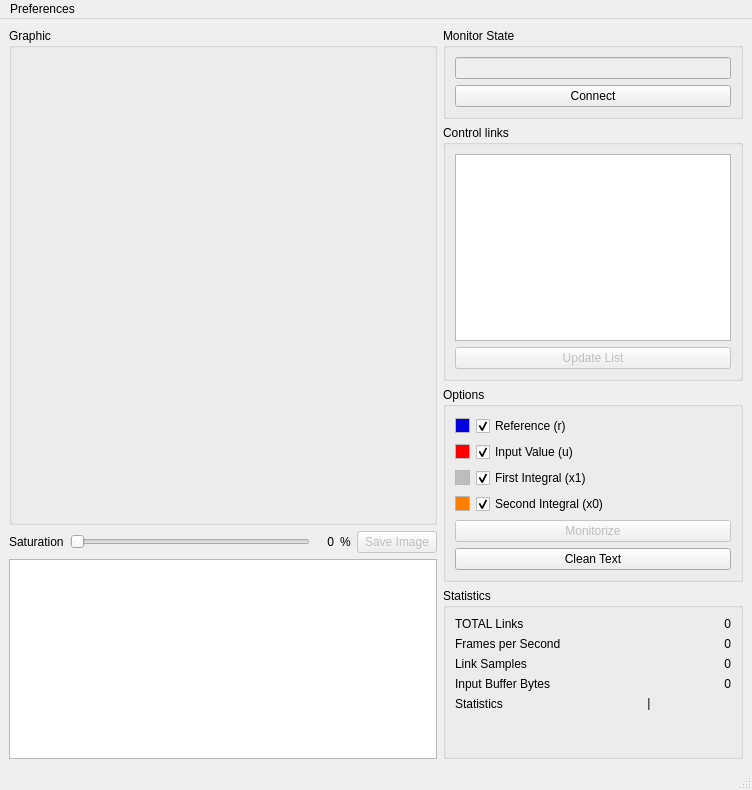
<?xml version="1.0" encoding="UTF-8"?>
<ui version="4.0">
 <class>MainWindow</class>
 <widget class="QMainWindow" name="MainWindow">
  <property name="geometry">
   <rect>
    <x>0</x>
    <y>0</y>
    <width>752</width>
    <height>790</height>
   </rect>
  </property>
  <property name="windowTitle">
   <string>Distributed Control Systems Monitor</string>
  </property>
  <widget class="QWidget" name="centralwidget">
   <layout class="QHBoxLayout" name="horizontalLayout_2">
    <item>
     <layout class="QVBoxLayout" name="verticalLayout_6">
      <item>
       <widget class="QGroupBox" name="groupBox_graphic">
        <property name="sizePolicy">
         <sizepolicy hsizetype="Expanding" vsizetype="Expanding">
          <horstretch>0</horstretch>
          <verstretch>0</verstretch>
         </sizepolicy>
        </property>
        <property name="minimumSize">
         <size>
          <width>0</width>
          <height>200</height>
         </size>
        </property>
        <property name="title">
         <string>Graphic</string>
        </property>
        <layout class="QVBoxLayout" name="verticalLayout_4">
         <item>
          <widget class="MplWidget" name="mplWidget" native="true">
           <property name="sizePolicy">
            <sizepolicy hsizetype="Expanding" vsizetype="Expanding">
             <horstretch>0</horstretch>
             <verstretch>0</verstretch>
            </sizepolicy>
           </property>
          </widget>
         </item>
        </layout>
       </widget>
      </item>
      <item>
       <layout class="QHBoxLayout" name="horizontalLayout">
        <item>
         <widget class="QLabel" name="label_saturation">
          <property name="text">
           <string>Saturation</string>
          </property>
         </widget>
        </item>
        <item>
         <widget class="QSlider" name="slider_saturation">
          <property name="enabled">
           <bool>false</bool>
          </property>
          <property name="orientation">
           <enum>Qt::Horizontal</enum>
          </property>
         </widget>
        </item>
        <item>
         <widget class="QLabel" name="label_percent_value">
          <property name="minimumSize">
           <size>
            <width>18</width>
            <height>0</height>
           </size>
          </property>
          <property name="toolTip">
           <string notr="true"/>
          </property>
          <property name="statusTip">
           <string notr="true"/>
          </property>
          <property name="lineWidth">
           <number>2</number>
          </property>
          <property name="midLineWidth">
           <number>2</number>
          </property>
          <property name="text">
           <string notr="true">0</string>
          </property>
          <property name="textFormat">
           <enum>Qt::AutoText</enum>
          </property>
          <property name="scaledContents">
           <bool>true</bool>
          </property>
          <property name="alignment">
           <set>Qt::AlignRight|Qt::AlignTrailing|Qt::AlignVCenter</set>
          </property>
          <property name="margin">
           <number>0</number>
          </property>
         </widget>
        </item>
        <item>
         <widget class="QLabel" name="label_percent_symbol">
          <property name="toolTip">
           <string notr="true"/>
          </property>
          <property name="statusTip">
           <string notr="true"/>
          </property>
          <property name="text">
           <string>%</string>
          </property>
         </widget>
        </item>
        <item>
         <widget class="QPushButton" name="pushButton_save">
          <property name="enabled">
           <bool>false</bool>
          </property>
          <property name="text">
           <string>Save Image</string>
          </property>
         </widget>
        </item>
       </layout>
      </item>
      <item>
       <widget class="QTextBrowser" name="textBrowser">
        <property name="maximumSize">
         <size>
          <width>16777215</width>
          <height>200</height>
         </size>
        </property>
       </widget>
      </item>
     </layout>
    </item>
    <item>
     <layout class="QVBoxLayout" name="verticalLayout_5">
      <item>
       <widget class="QGroupBox" name="groupBox_state">
        <property name="maximumSize">
         <size>
          <width>300</width>
          <height>16777215</height>
         </size>
        </property>
        <property name="title">
         <string>Monitor State</string>
        </property>
        <layout class="QVBoxLayout" name="verticalLayout_7">
         <item>
          <widget class="QLineEdit" name="lineEdit_state">
           <property name="enabled">
            <bool>false</bool>
           </property>
           <property name="alignment">
            <set>Qt::AlignCenter</set>
           </property>
          </widget>
         </item>
         <item>
          <widget class="QPushButton" name="pushButton_connect">
           <property name="text">
            <string>Connect</string>
           </property>
           <property name="checkable">
            <bool>true</bool>
           </property>
          </widget>
         </item>
        </layout>
       </widget>
      </item>
      <item>
       <widget class="QGroupBox" name="groupBox_links">
        <property name="maximumSize">
         <size>
          <width>300</width>
          <height>16777215</height>
         </size>
        </property>
        <property name="title">
         <string>Control links</string>
        </property>
        <layout class="QVBoxLayout" name="verticalLayout_3">
         <item>
          <widget class="QListWidget" name="listWidget_link">
           <property name="maximumSize">
            <size>
             <width>16777215</width>
             <height>16777215</height>
            </size>
           </property>
          </widget>
         </item>
         <item>
          <widget class="QPushButton" name="pushButton_reload">
           <property name="enabled">
            <bool>false</bool>
           </property>
           <property name="text">
            <string>Update List</string>
           </property>
           <property name="checkable">
            <bool>true</bool>
           </property>
          </widget>
         </item>
        </layout>
       </widget>
      </item>
      <item>
       <widget class="QGroupBox" name="groupBox_options">
        <property name="sizePolicy">
         <sizepolicy hsizetype="Preferred" vsizetype="Expanding">
          <horstretch>0</horstretch>
          <verstretch>0</verstretch>
         </sizepolicy>
        </property>
        <property name="maximumSize">
         <size>
          <width>300</width>
          <height>16777215</height>
         </size>
        </property>
        <property name="title">
         <string>Options</string>
        </property>
        <layout class="QVBoxLayout" name="verticalLayout_2">
         <item>
          <layout class="QFormLayout" name="formLayout_2">
           <property name="fieldGrowthPolicy">
            <enum>QFormLayout::AllNonFixedFieldsGrow</enum>
           </property>
           <item row="0" column="0">
            <widget class="QTextBrowser" name="textBrowser_color_r">
             <property name="maximumSize">
              <size>
               <width>15</width>
               <height>15</height>
              </size>
             </property>
             <property name="verticalScrollBarPolicy">
              <enum>Qt::ScrollBarAlwaysOff</enum>
             </property>
             <property name="horizontalScrollBarPolicy">
              <enum>Qt::ScrollBarAlwaysOff</enum>
             </property>
             <property name="html">
              <string>&lt;!DOCTYPE HTML PUBLIC &quot;-//W3C//DTD HTML 4.0//EN&quot; &quot;http://www.w3.org/TR/REC-html40/strict.dtd&quot;&gt;
&lt;html&gt;&lt;head&gt;&lt;meta name=&quot;qrichtext&quot; content=&quot;1&quot; /&gt;&lt;style type=&quot;text/css&quot;&gt;
p, li { white-space: pre-wrap; }
&lt;/style&gt;&lt;/head&gt;&lt;body style=&quot; font-family:'Ubuntu'; font-size:11pt; font-weight:400; font-style:normal;&quot; bgcolor=&quot;#0101df&quot;&gt;
&lt;p style=&quot;-qt-paragraph-type:empty; margin-top:0px; margin-bottom:0px; margin-left:0px; margin-right:0px; -qt-block-indent:0; text-indent:0px;&quot;&gt;&lt;/p&gt;&lt;/body&gt;&lt;/html&gt;</string>
             </property>
            </widget>
           </item>
           <item row="0" column="1">
            <widget class="QCheckBox" name="checkBox_R">
             <property name="text">
              <string>Reference (r)</string>
             </property>
             <property name="checked">
              <bool>true</bool>
             </property>
             <property name="tristate">
              <bool>false</bool>
             </property>
            </widget>
           </item>
           <item row="1" column="1">
            <widget class="QCheckBox" name="checkBox_U">
             <property name="text">
              <string>Input Value (u)</string>
             </property>
             <property name="checked">
              <bool>true</bool>
             </property>
            </widget>
           </item>
           <item row="1" column="0">
            <widget class="QTextBrowser" name="textBrowser_color_u">
             <property name="maximumSize">
              <size>
               <width>15</width>
               <height>15</height>
              </size>
             </property>
             <property name="verticalScrollBarPolicy">
              <enum>Qt::ScrollBarAlwaysOff</enum>
             </property>
             <property name="horizontalScrollBarPolicy">
              <enum>Qt::ScrollBarAlwaysOff</enum>
             </property>
             <property name="html">
              <string>&lt;!DOCTYPE HTML PUBLIC &quot;-//W3C//DTD HTML 4.0//EN&quot; &quot;http://www.w3.org/TR/REC-html40/strict.dtd&quot;&gt;
&lt;html&gt;&lt;head&gt;&lt;meta name=&quot;qrichtext&quot; content=&quot;1&quot; /&gt;&lt;style type=&quot;text/css&quot;&gt;
p, li { white-space: pre-wrap; }
&lt;/style&gt;&lt;/head&gt;&lt;body style=&quot; font-family:'Ubuntu'; font-size:11pt; font-weight:400; font-style:normal;&quot; bgcolor=&quot;#ff0000&quot;&gt;
&lt;p style=&quot;-qt-paragraph-type:empty; margin-top:0px; margin-bottom:0px; margin-left:0px; margin-right:0px; -qt-block-indent:0; text-indent:0px;&quot;&gt;&lt;/p&gt;&lt;/body&gt;&lt;/html&gt;</string>
             </property>
            </widget>
           </item>
           <item row="2" column="1">
            <widget class="QCheckBox" name="checkBox_x1">
             <property name="text">
              <string>First Integral (x1)</string>
             </property>
             <property name="checked">
              <bool>true</bool>
             </property>
            </widget>
           </item>
           <item row="2" column="0">
            <widget class="QTextBrowser" name="textBrowser_color_x1">
             <property name="maximumSize">
              <size>
               <width>15</width>
               <height>15</height>
              </size>
             </property>
             <property name="verticalScrollBarPolicy">
              <enum>Qt::ScrollBarAlwaysOff</enum>
             </property>
             <property name="horizontalScrollBarPolicy">
              <enum>Qt::ScrollBarAlwaysOff</enum>
             </property>
             <property name="html">
              <string>&lt;!DOCTYPE HTML PUBLIC &quot;-//W3C//DTD HTML 4.0//EN&quot; &quot;http://www.w3.org/TR/REC-html40/strict.dtd&quot;&gt;
&lt;html&gt;&lt;head&gt;&lt;meta name=&quot;qrichtext&quot; content=&quot;1&quot; /&gt;&lt;style type=&quot;text/css&quot;&gt;
p, li { white-space: pre-wrap; }
&lt;/style&gt;&lt;/head&gt;&lt;body style=&quot; font-family:'Ubuntu'; font-size:11pt; font-weight:400; font-style:normal;&quot; bgcolor=&quot;#bdbdbd&quot;&gt;
&lt;p style=&quot;-qt-paragraph-type:empty; margin-top:0px; margin-bottom:0px; margin-left:0px; margin-right:0px; -qt-block-indent:0; text-indent:0px;&quot;&gt;&lt;/p&gt;&lt;/body&gt;&lt;/html&gt;</string>
             </property>
            </widget>
           </item>
           <item row="3" column="1">
            <widget class="QCheckBox" name="checkBox_x0">
             <property name="text">
              <string>Second Integral (x0)</string>
             </property>
             <property name="checked">
              <bool>true</bool>
             </property>
            </widget>
           </item>
           <item row="3" column="0">
            <widget class="QTextBrowser" name="textBrowser_color_x0">
             <property name="maximumSize">
              <size>
               <width>15</width>
               <height>15</height>
              </size>
             </property>
             <property name="verticalScrollBarPolicy">
              <enum>Qt::ScrollBarAlwaysOff</enum>
             </property>
             <property name="horizontalScrollBarPolicy">
              <enum>Qt::ScrollBarAlwaysOff</enum>
             </property>
             <property name="html">
              <string>&lt;!DOCTYPE HTML PUBLIC &quot;-//W3C//DTD HTML 4.0//EN&quot; &quot;http://www.w3.org/TR/REC-html40/strict.dtd&quot;&gt;
&lt;html&gt;&lt;head&gt;&lt;meta name=&quot;qrichtext&quot; content=&quot;1&quot; /&gt;&lt;style type=&quot;text/css&quot;&gt;
p, li { white-space: pre-wrap; }
&lt;/style&gt;&lt;/head&gt;&lt;body style=&quot; font-family:'Ubuntu'; font-size:11pt; font-weight:400; font-style:normal;&quot; bgcolor=&quot;#ff8000&quot;&gt;
&lt;p style=&quot;-qt-paragraph-type:empty; margin-top:0px; margin-bottom:0px; margin-left:0px; margin-right:0px; -qt-block-indent:0; text-indent:0px;&quot;&gt;&lt;/p&gt;&lt;/body&gt;&lt;/html&gt;</string>
             </property>
            </widget>
           </item>
          </layout>
         </item>
         <item>
          <widget class="QPushButton" name="pushButton_monitor">
           <property name="enabled">
            <bool>false</bool>
           </property>
           <property name="text">
            <string>Monitorize</string>
           </property>
           <property name="checkable">
            <bool>true</bool>
           </property>
           <property name="checked">
            <bool>false</bool>
           </property>
           <property name="autoDefault">
            <bool>false</bool>
           </property>
           <property name="default">
            <bool>false</bool>
           </property>
           <property name="flat">
            <bool>false</bool>
           </property>
          </widget>
         </item>
         <item>
          <widget class="QPushButton" name="pushButton_clear">
           <property name="enabled">
            <bool>true</bool>
           </property>
           <property name="text">
            <string>Clean Text</string>
           </property>
          </widget>
         </item>
        </layout>
       </widget>
      </item>
      <item>
       <widget class="QGroupBox" name="groupBox_statistics">
        <property name="maximumSize">
         <size>
          <width>300</width>
          <height>16777215</height>
         </size>
        </property>
        <property name="title">
         <string>Statistics</string>
        </property>
        <layout class="QVBoxLayout" name="verticalLayout">
         <item>
          <layout class="QFormLayout" name="formLayout">
           <property name="fieldGrowthPolicy">
            <enum>QFormLayout::AllNonFixedFieldsGrow</enum>
           </property>
           <item row="0" column="0">
            <widget class="QLabel" name="label_T">
             <property name="text">
              <string>TOTAL Links</string>
             </property>
            </widget>
           </item>
           <item row="0" column="1">
            <widget class="QLabel" name="label_T_value">
             <property name="minimumSize">
              <size>
               <width>50</width>
               <height>0</height>
              </size>
             </property>
             <property name="text">
              <string>0</string>
             </property>
             <property name="alignment">
              <set>Qt::AlignRight|Qt::AlignTrailing|Qt::AlignVCenter</set>
             </property>
            </widget>
           </item>
           <item row="1" column="0">
            <widget class="QLabel" name="label_fps">
             <property name="text">
              <string>Frames per Second</string>
             </property>
            </widget>
           </item>
           <item row="1" column="1">
            <widget class="QLabel" name="label_fps_value">
             <property name="minimumSize">
              <size>
               <width>50</width>
               <height>0</height>
              </size>
             </property>
             <property name="text">
              <string>0</string>
             </property>
             <property name="alignment">
              <set>Qt::AlignRight|Qt::AlignTrailing|Qt::AlignVCenter</set>
             </property>
            </widget>
           </item>
           <item row="2" column="0">
            <widget class="QLabel" name="label_samples">
             <property name="text">
              <string>Link Samples </string>
             </property>
            </widget>
           </item>
           <item row="2" column="1">
            <widget class="QLabel" name="label_samples_value">
             <property name="minimumSize">
              <size>
               <width>50</width>
               <height>0</height>
              </size>
             </property>
             <property name="lineWidth">
              <number>1</number>
             </property>
             <property name="text">
              <string>0</string>
             </property>
             <property name="alignment">
              <set>Qt::AlignRight|Qt::AlignTrailing|Qt::AlignVCenter</set>
             </property>
            </widget>
           </item>
           <item row="3" column="0">
            <widget class="QLabel" name="label_rx_buff">
             <property name="text">
              <string>Input Buffer Bytes</string>
             </property>
            </widget>
           </item>
           <item row="3" column="1">
            <widget class="QLabel" name="label_rx_buff_value">
             <property name="minimumSize">
              <size>
               <width>50</width>
               <height>0</height>
              </size>
             </property>
             <property name="text">
              <string>0</string>
             </property>
             <property name="alignment">
              <set>Qt::AlignRight|Qt::AlignTrailing|Qt::AlignVCenter</set>
             </property>
            </widget>
           </item>
           <item row="4" column="0">
            <widget class="QLabel" name="label_Est">
             <property name="text">
              <string>Statistics</string>
             </property>
            </widget>
           </item>
           <item row="4" column="1">
            <widget class="QLabel" name="label_Est_value">
             <property name="font">
              <font>
               <family>Courier New</family>
              </font>
             </property>
             <property name="text">
              <string>|</string>
             </property>
             <property name="alignment">
              <set>Qt::AlignCenter</set>
             </property>
            </widget>
           </item>
          </layout>
         </item>
         <item>
          <spacer name="verticalSpacer">
           <property name="orientation">
            <enum>Qt::Vertical</enum>
           </property>
           <property name="sizeHint" stdset="0">
            <size>
             <width>20</width>
             <height>40</height>
            </size>
           </property>
          </spacer>
         </item>
        </layout>
       </widget>
      </item>
     </layout>
    </item>
   </layout>
  </widget>
  <widget class="QMenuBar" name="menubar">
   <property name="geometry">
    <rect>
     <x>0</x>
     <y>0</y>
     <width>752</width>
     <height>25</height>
    </rect>
   </property>
   <widget class="QMenu" name="menuPreferencies">
    <property name="title">
     <string>Preferences</string>
    </property>
    <addaction name="separator"/>
    <addaction name="actionPC_Sensor_Actuador"/>
    <addaction name="actionPC_Monitor"/>
    <addaction name="separator"/>
    <addaction name="actionCatala"/>
    <addaction name="actionEspanol"/>
    <addaction name="actionEnglish"/>
    <addaction name="actionFrench"/>
    <addaction name="separator"/>
   </widget>
   <addaction name="menuPreferencies"/>
  </widget>
  <widget class="QStatusBar" name="statusbar"/>
  <action name="actionPC_Controlador">
   <property name="checkable">
    <bool>true</bool>
   </property>
   <property name="checked">
    <bool>true</bool>
   </property>
   <property name="enabled">
    <bool>false</bool>
   </property>
   <property name="text">
    <string>PC -&gt; Controlador</string>
   </property>
   <property name="iconVisibleInMenu">
    <bool>false</bool>
   </property>
  </action>
  <action name="actionPC_Sensor_Actuador">
   <property name="checkable">
    <bool>true</bool>
   </property>
   <property name="text">
    <string>PC -&gt; Sensor/Actuator</string>
   </property>
  </action>
  <action name="actionPC_Monitor">
   <property name="checkable">
    <bool>true</bool>
   </property>
   <property name="checked">
    <bool>true</bool>
   </property>
   <property name="enabled">
    <bool>false</bool>
   </property>
   <property name="text">
    <string>PC -&gt; Monitor</string>
   </property>
  </action>
  <action name="actionCatala">
   <property name="checkable">
    <bool>true</bool>
   </property>
   <property name="checked">
    <bool>false</bool>
   </property>
   <property name="enabled">
    <bool>true</bool>
   </property>
   <property name="text">
    <string>Català</string>
   </property>
   <property name="whatsThis">
    <string notr="true"/>
   </property>
   <property name="shortcut">
    <string notr="true"/>
   </property>
  </action>
  <action name="actionEspanol">
   <property name="checkable">
    <bool>true</bool>
   </property>
   <property name="enabled">
    <bool>true</bool>
   </property>
   <property name="text">
    <string>Español</string>
   </property>
   <property name="whatsThis">
    <string notr="true"/>
   </property>
   <property name="shortcut">
    <string notr="true"/>
   </property>
  </action>
  <action name="actionEnglish">
   <property name="checkable">
    <bool>true</bool>
   </property>
   <property name="checked">
    <bool>true</bool>
   </property>
   <property name="enabled">
    <bool>false</bool>
   </property>
   <property name="text">
    <string>English</string>
   </property>
   <property name="whatsThis">
    <string notr="true"/>
   </property>
   <property name="shortcut">
    <string notr="true"/>
   </property>
   <property name="iconVisibleInMenu">
    <bool>true</bool>
   </property>
  </action>
  <action name="actionFrench">
   <property name="checkable">
    <bool>true</bool>
   </property>
   <property name="text">
    <string>Française</string>
   </property>
   <property name="whatsThis">
    <string notr="true"/>
   </property>
   <property name="shortcut">
    <string notr="true"/>
   </property>
   <property name="iconVisibleInMenu">
    <bool>true</bool>
   </property>
  </action>
 </widget>
 <customwidgets>
  <customwidget>
   <class>MplWidget</class>
   <extends>QWidget</extends>
   <header>mplwidget</header>
   <container>1</container>
  </customwidget>
 </customwidgets>
 <resources/>
 <connections/>
</ui>
